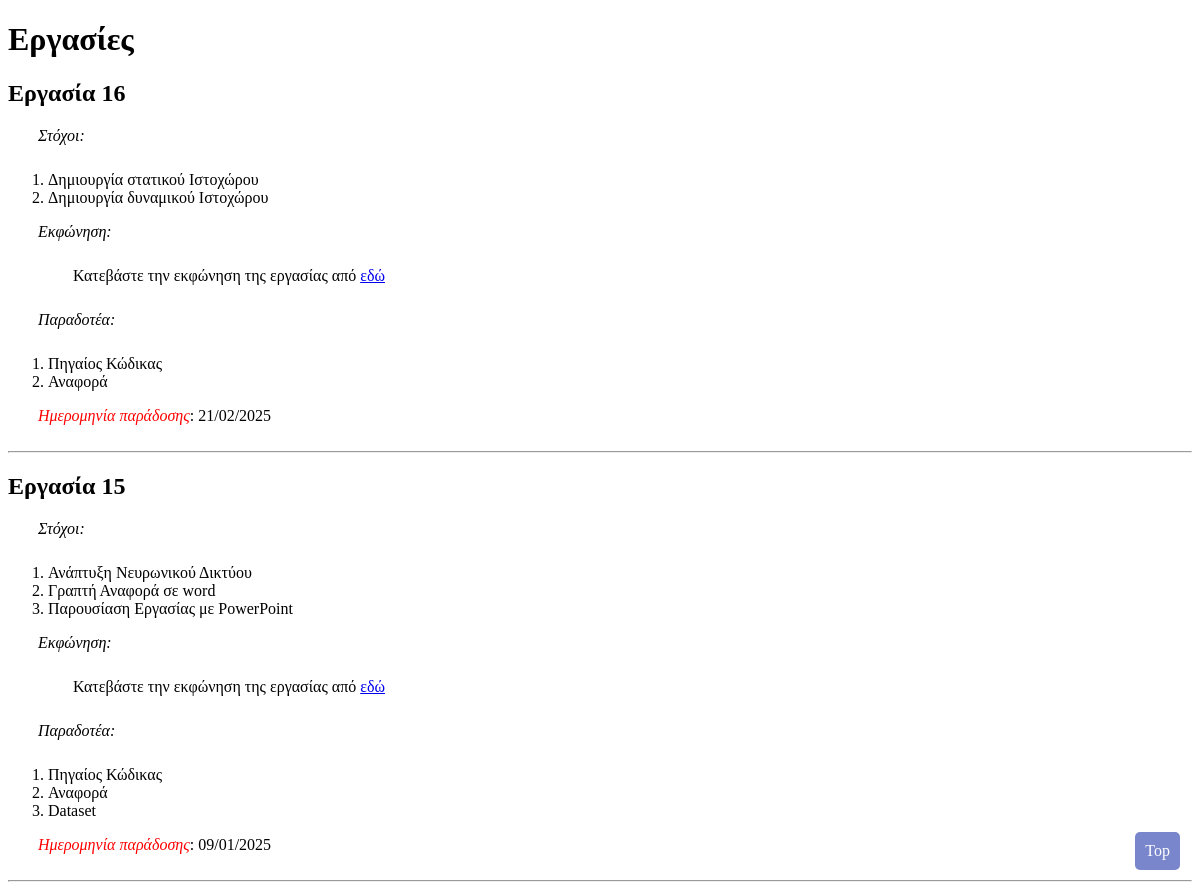
Screenshot of /homework.php (signed in) with the database file from the repository.
### tables this page shows
CREATE TABLE `homework` (
  `id` int(11) NOT NULL,
  `goals` varchar(300) NOT NULL,
  `location` varchar(200) NOT NULL,
  `deliverable` varchar(300) NOT NULL,
  `deadline` date NOT NULL
);

### homework.php (the view, shortened to what this page needs)
<?php
include('connection.php');
$sql = "SELECT * FROM homework ORDER BY id DESC";
$result = $conn->query($sql);
?>
<!DOCTYPE html>
<html lang="el">
<head>
</head>
<body>
<div class="title">
    <h1>Εργασίες</h1>
</div>
<div class="container">
    <div class="main-content">
        <?php
        while ($row = $result->fetch_assoc()) {
            echo '<h2>Εργασία ' . $row['id'] . '</h2>';
            echo '<p style="font-style: italic">Στόχοι:</p>';
            echo '<ol>';
            $goals = explode(',', $row['goals']);
            foreach ($goals as $goal) {
                echo '<li>' . trim($goal) . '</li>';
            }
            echo '</ol>';
            echo '<p style="font-style: italic">Εκφώνηση:</p>';
            echo '<p style="padding-left: 65px">Κατεβάστε την εκφώνηση της εργασίας από <a href="' . $row['location'] . '">εδώ</a></p>';
            echo '<p style="font-style: italic">Παραδοτέα:</p>';
            echo '<ol>';
            $deliverables = explode(',', $row['deliverable']);
            foreach ($deliverables as $deliverable) {
                echo '<li>' . trim($deliverable) . '</li>';
            }
            echo '</ol>';
            echo '<p><span>Ημερομηνία παράδοσης</span>: ' . date("d/m/Y", strtotime($row['deadline'])) . '</p>';
            echo '<hr>';
        }
        ?>
    </div>
    <a href="#top" style="position: fixed; bottom: 20px; right: 20px; padding: 10px; background-color: #7986CB; color: #fff; text-decoration: none; border-radius: 5px;">Top</a>
</div>
</body>
</html>

### homework.php (style rules this page uses)
p { padding-left: 30px; padding-bottom: 10px; }
span { font-style: italic; color: red; }

### rows the page displays
homework: id "16", goals "Δημιουργία στατικού Ιστοχώρου", goals "Δημιουργία δυναμικού Ιστοχώρου", deliverable "Πηγαίος Κώδικας", deliverable "Αναφορά", deadline "21/02/2025"
homework: id "15", goals "Ανάπτυξη Νευρωνικού Δικτύου", goals "Γραπτή Αναφορά σε word", goals "Παρουσίαση Εργασίας με PowerPoint", deliverable "Πηγαίος Κώδικας", deliverable "Αναφορά", deliverable "Dataset", deadline "09/01/2025"
